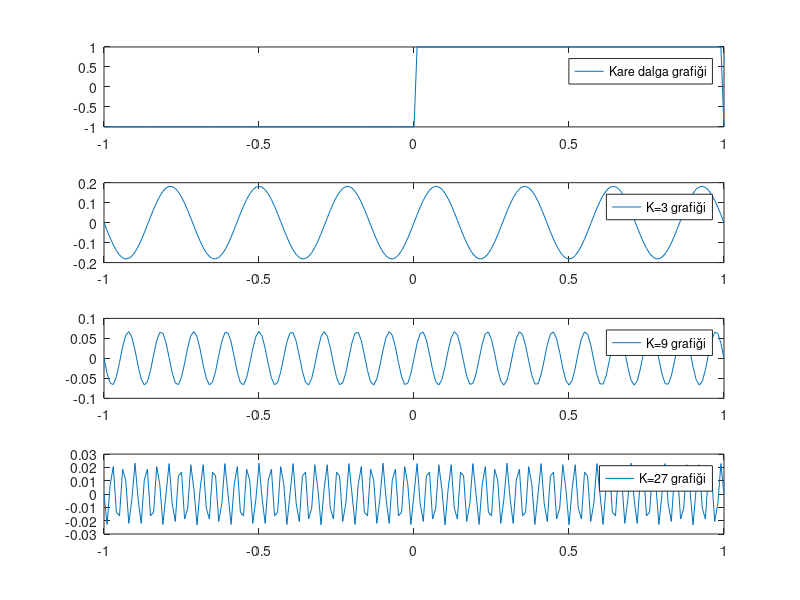

Write the MATLAB code that produced this figure.

%%%%%%%%%%%%%%%%%% 2.soru 

clc
clear all

 t = -1:0.01:1;
 for j = 1:length(t)
        if t(j)>0 && t(j)<1
         f(j)=1;
        else
         f(j)=-1;
        end
 Q(j)=4/pi*(1./(2*3+1))*sin((2*3+1)*pi.*t(j));
 G(j)=4/pi*(1./(2*9+1))*sin((2*9+1)*pi.*t(j));
 M(j)=4/pi*(1./(2*27+1))*sin((2*27+1)*pi.*t(j));
 end
 
 
 figure(1)
 subplot(4,1,1)
 plot(t,f)
 legend('Kare dalga grafiği')
 
 subplot(4,1,2)
 plot(t,Q)
 legend('K=3 grafiği')
 
 subplot(4,1,3)
 plot(t,G)
 legend('K=9 grafiği')
 
 subplot(4,1,4)
 plot(t,M)
 legend('K=27 grafiği')


%%%%%%%%%%%%%%%%%%%%%%%%%%%%%%%%%%%%
